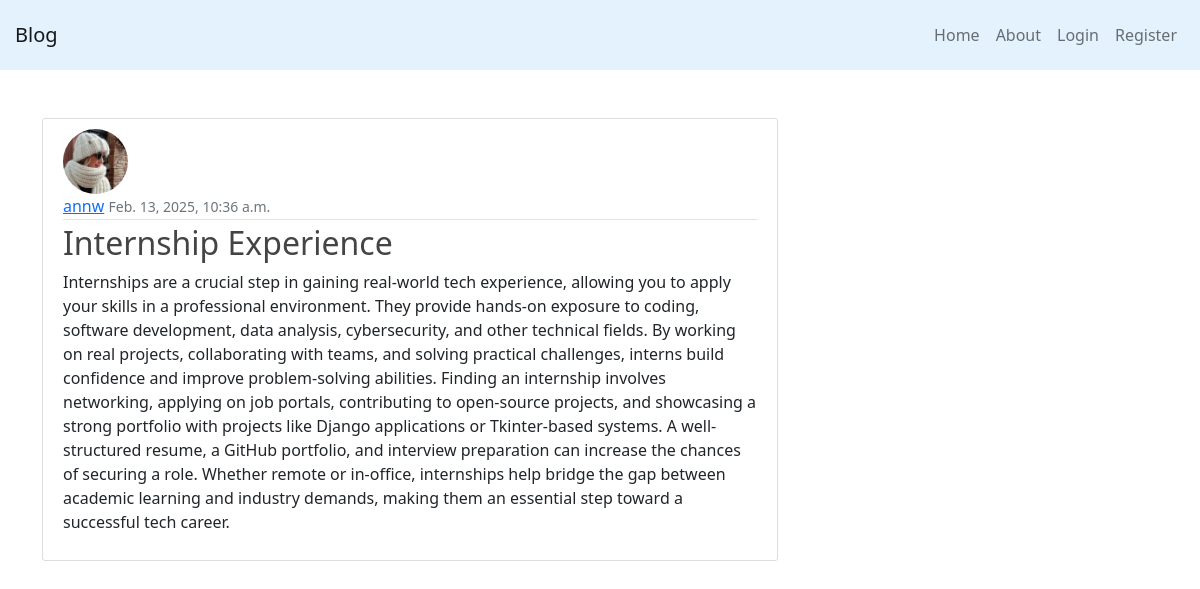
The page /post/8/ on the database its author committed.
### blog_app/models.py (models this page shows, shortened)
class Post(models.Model):
    title = models.CharField(max_length=255)
    content = models.TextField()
    excerpt = models.TextField()
    date_created = models.DateTimeField(default=timezone.now)
    author = models.ForeignKey(User, on_delete=models.CASCADE)

### users/models.py (models this page shows, shortened)
class UserProfile(models.Model):
    user = models.OneToOneField(User, on_delete=models.CASCADE, related_name="profile")
    profile_pic = models.ImageField(upload_to="profile_pics", default="profile_pics/default.jpeg")

### blog_app/views.py (the view)
# urls.py: path("post/<int:pk>/", PostDetailView.as_view(), name="post-detail"),
class PostDetailView(DetailView):
    model = Post

### blog_app/templates/blog_app/post_detail.html (shortened to what this page needs)
{% extends 'blog_app/base.html' %}
{% block content %}
    <article class="media content-section">
        <img class="rounded-circle article-img" src="{{ post.author.profile.profile_pic.url }}">
        <div class="media-body">
          <div class="article-metadata">
            <a class="mr-2" href="#">{{ post.author.username }}</a>
            <small class="text-muted">{{ post.date_created }}</small>
          </div>
          <h2 class="article-title">{{ post.title }}</h2>
          <p>{{ post.content }}</p>
        </div>
    </article>
{% endblock content %}

### blog_app/static/blog_app/main.css (style rules this page uses)
.content-section { background: #ffffff; padding: 10px 20px; border: 1px solid #dddddd; border-radius: 3px; margin-bottom: 20px; }
.article-title { color: #444444; }
.article-img { height: 65px; width: 65px; margin-right: 16px; }
.article-metadata { padding-bottom: 1px; margin-bottom: 4px; border-bottom: 1px solid #e3e3e3 }

### rows shown on the page
Post: author.profile.profile_pic (picture), author.username "annw", date_created "Feb. 13, 2025, 10:36 a.m.", title "Internship Experience", content "Internships are a crucial step in gaining real-world tech experience, allowing you to apply your skills in a professional environment. They provide hands-on exposure to coding, software development, data analysis, cybersecurity, and other technical fields. By working on real projects, collaborating with teams, and solving practical challenges, interns build confidence and improve problem-solving abilities. Finding an internship involves networking, applying on job portals, contributing to open-source projects, and showcasing a strong portfolio with projects like Django applications or Tkinter-based systems. A well-structured resume, a GitHub portfolio, and interview preparation can increase…"
